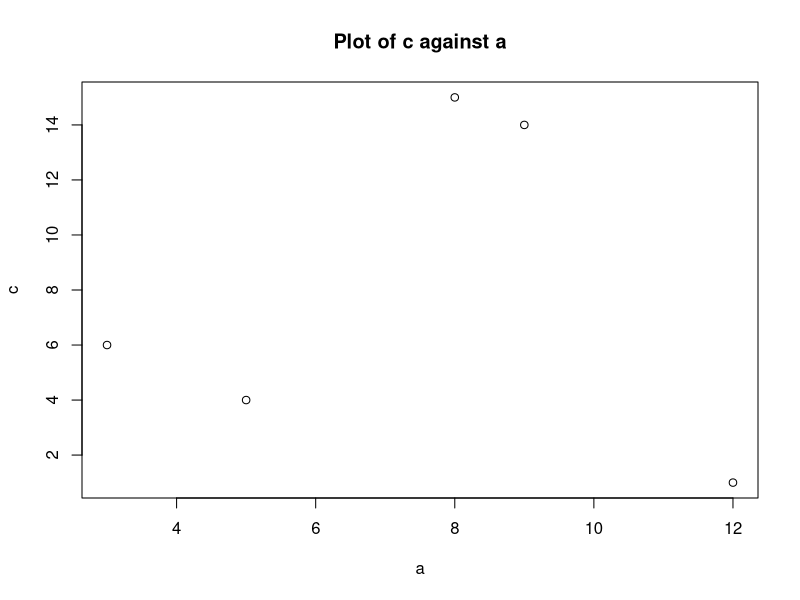
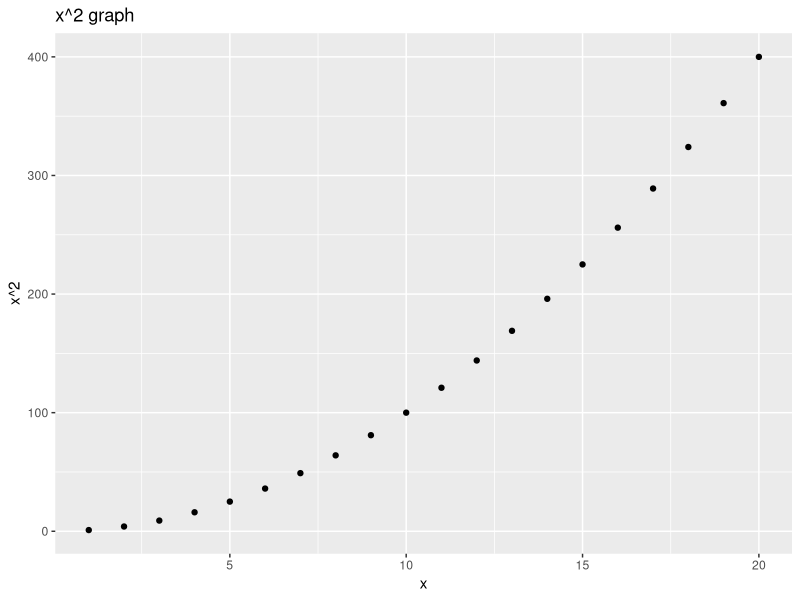
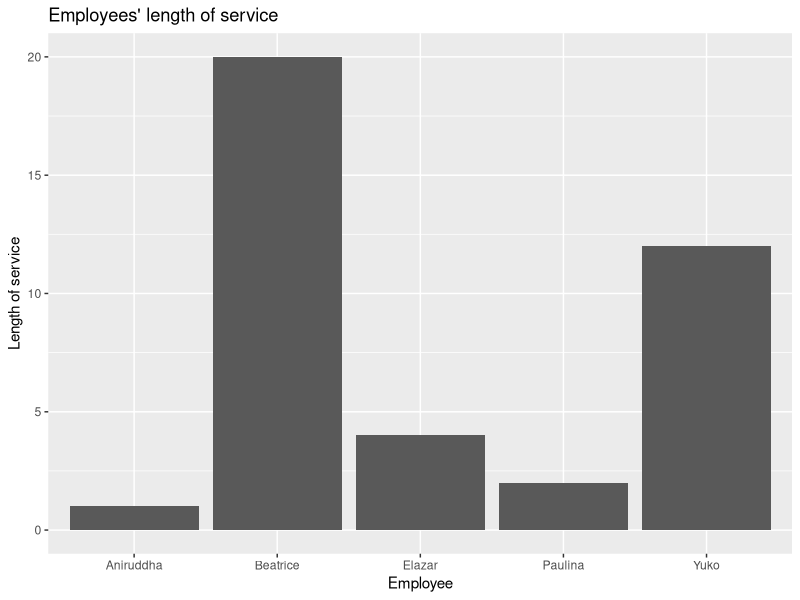

These figures' R source, in order:
# task 1
a<-c(8,3,12,9,5)
b<-c(13,7,11,2,10)
c<-c(15,6,1,14,4)

d<-cbind(a,b,c)
plot(d[,'a'],d[,'c'],main="Plot of c against a", xlab="a", ylab="c")

# task 2
df <- data.frame(name = c("Paulina","Yuko","Elazar", "Aniruddha", "Beatrice"),
                 age = c(23, 41, 32, 21, 60),
                 gender = c("female","female","male","male","female"),
                 role = c("Data scientist","Data analyst","Data engineer","Secretary","CEO"),
                 length_of_service = c(2,12,4,1,20)
)
print (df)

# task 3
library("ggplot2")
x<-1:20
y<-x^2
qplot(x,y, main = "x^2 graph",
      ylab = "x^2")

# task 4
p <-ggplot(data=df, aes(x=name , y=length_of_service)) +
  geom_bar(stat="identity") + 
  ggtitle("Employees' length of service") +
  xlab("Employee") + ylab("Length of service")
p


